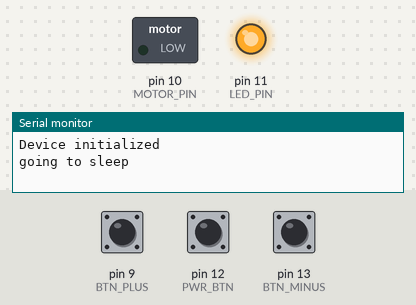
Simulated run of this sketch. Board: Arduino Uno, built with avr-gcc and run on an emulated ATmega328P. Shown: switched loads named in the sketch (green lamp = pin HIGH), output pins drawn as LEDs (lit = HIGH), the last lines printed to the serial monitor. Dashed ring = blinking. The test bench sets the inputs (shaded band); at power-on: pin 12 (PWR_BTN) HIGH, pin 9 (BTN_PLUS) HIGH, pin 13 (BTN_MINUS) HIGH. Sleep ends after the set time or at an interrupt; random numbers use the default seed unless the sketch sets one.

Above: at 5.0 s.
5.1 s: pin 12 (PWR_BTN) pulled LOW for 0.15 s
At 5.7 s:
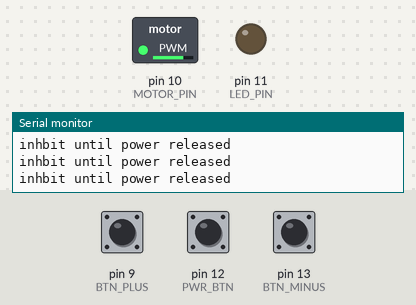
6.7 s: pin 9 (BTN_PLUS) pulled LOW for 0.15 s
At 7.6 s:
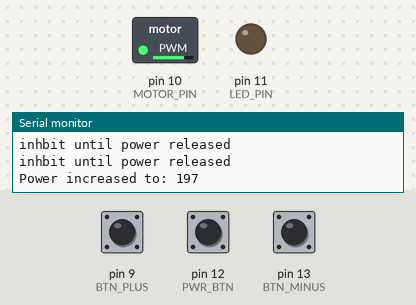
8.3 s: pin 13 (BTN_MINUS) pulled LOW for 1 s
At 10.4 s:
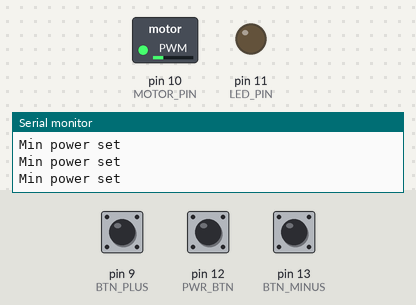
10.8 s: pin 13 (BTN_MINUS) pulled LOW for 0.15 s
At 11.9 s:
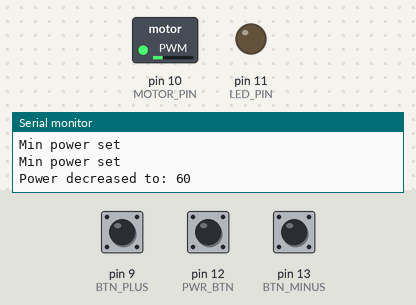
12.4 s: pin 12 (PWR_BTN) pulled LOW for 0.15 s
At 12.71 s:
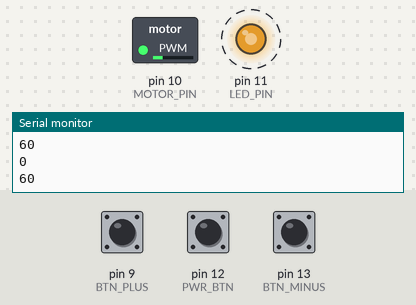
15.4 s: pin 9 (BTN_PLUS) pulled LOW for 0.15 s
Timing chart, 0 to 19.4 s (numbered marks = the images above; inputs shaded):
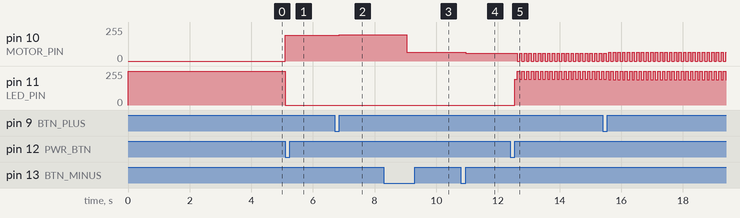

The sketch:

vibro.ino
```cpp
#include <avr/sleep.h>
#include <avr/interrupt.h>
#include <PinChangeInterrupt.h>

const uint8_t MOTOR_PIN = 10;
const uint8_t LED_PIN = 11; // Both the battery charging circuit and this MCU try to drive this pin...
const uint8_t PWR_BTN = 12; // not ideal, should use an interrupt-capable pin
const uint8_t BTN_PLUS = 9;
const uint8_t BTN_MINUS = 13;

uint8_t maxPWM = 192;  // 75% of 255
uint32_t lastButtonPress = 0;
const uint16_t LONG_PRESS = 750;

const uint8_t MIN_PWM = 65; // minimum effective PWM value
uint8_t currentPWM = 0;

bool ignorePowerPress = false;

uint32_t lastPatternUpdate = 0;

enum mode {
    OFF = 0,
    CONSTANT = 1,
    FAST_PULSE = 2,
    SLOW_PULSE = 3,
    RAMP = 4,
    ADJUSTABLE_PULSE = 5,
    PULSETRAIN = 6,

    NUM_MODES,
} currentMode;

void handleButtons() {
    static bool powerBtnState = HIGH;
    static bool plusBtnState = HIGH;
    static bool minusBtnState = HIGH;
    const uint16_t debounceDelay = 50;
    static uint32_t plusButtonPress = 0;
    static uint32_t minusButtonPress = 0;

    // Read current button states
    bool powerBtnCurrent = digitalRead(PWR_BTN);
    bool plusBtnCurrent = digitalRead(BTN_PLUS);
    bool minusBtnCurrent = digitalRead(BTN_MINUS);

    //  Hack because the interaction between short+long press logic here and
    //  the ISR is painful. The ISR sets a simple flag and this inhibits
    //  everything here except turn on the device.
    if (ignorePowerPress) {
        if (!powerBtnCurrent) {
            Serial.println("inhbit until power released");
            return;
        }
        ignorePowerPress = false;
    }


     // Power button handling
    if (powerBtnCurrent != powerBtnState) {
        if (powerBtnCurrent == LOW) {  // Button just pressed
            lastButtonPress = millis();
        }
        powerBtnState = powerBtnCurrent;

        uint16_t btnPressedFor = millis() - lastButtonPress;
        if (btnPressedFor > debounceDelay) {
            if (btnPressedFor < LONG_PRESS) {
                currentMode = (currentMode + 1) % NUM_MODES;
                Serial.print("Mode changed to: ");
                Serial.println(currentMode);
            }
        }

    }

    if (powerBtnCurrent == powerBtnState && powerBtnCurrent == 0) {
        // Pressed power button, handle long press
        uint16_t btnPressedFor = millis() - lastButtonPress;
        if (btnPressedFor > LONG_PRESS) {
            Serial.println("Power long press - turning off");
            digitalWrite(MOTOR_PIN, 0);
            currentMode = OFF;
        }
    }

 // Plus button handling
    if (plusBtnCurrent != plusBtnState) {
        if (plusBtnCurrent == LOW) {
            plusButtonPress = millis();
        } else if (millis() - plusButtonPress > debounceDelay && millis() - plusButtonPress < LONG_PRESS) {
            if (maxPWM <= 250) maxPWM += 5;
            else maxPWM = 255;
            Serial.print("Power increased to: ");
            Serial.println(maxPWM);
        }
        plusBtnState = plusBtnCurrent;
    }

    if (plusBtnCurrent == plusBtnState && plusBtnCurrent == LOW) {
        if (millis() - plusButtonPress > LONG_PRESS) {
            maxPWM = 255;
            Serial.println("Max power set to 255");
        }
    }

    // Minus button handling
    if (minusBtnCurrent != minusBtnState) {
        if (minusBtnCurrent == LOW) {
            minusButtonPress = millis();
        } else if (millis() - minusButtonPress > debounceDelay && millis() - minusButtonPress < LONG_PRESS) {
            if (maxPWM >= MIN_PWM) maxPWM -= 5;
            else maxPWM = MIN_PWM;
            Serial.print("Power decreased to: ");
            Serial.println(maxPWM);
        }
        minusBtnState = minusBtnCurrent;
    }

    if (minusBtnCurrent == minusBtnState && minusBtnCurrent == LOW) {
        if (millis() - minusButtonPress > LONG_PRESS) {
            maxPWM = MIN_PWM;
            Serial.println("Min power set");
        }
    }
}

void pulseUpdate(uint16_t period, bool maxSpeed)
{
    uint8_t pwm = maxPWM;
    if (maxSpeed) {
        pwm = 255;
    }
    if ((millis() - lastPatternUpdate) > period) {
        currentPWM = currentPWM > 0 ? 0 : pwm;
        Serial.println(currentPWM);
        analogWrite(MOTOR_PIN, currentPWM);
        analogWrite(LED_PIN, 255 - currentPWM);
        lastPatternUpdate = millis();
    }
}

void updateVibration() {
  static bool rampingUp = true;
  static uint32_t holdingRampTill = 0;;
  static bool inBurstPhase = true;
  static int pulseCount = 0;

  switch (currentMode) {
    case OFF:
      digitalWrite(MOTOR_PIN, 0);
      digitalWrite(LED_PIN, 1);
      break;

    case CONSTANT:
      analogWrite(MOTOR_PIN, maxPWM);
      digitalWrite(LED_PIN, 0);
      break;

    case FAST_PULSE:
      pulseUpdate(75, false);
      break;

    case SLOW_PULSE:
      pulseUpdate(250, false);
      break;

    case ADJUSTABLE_PULSE:
      // Adjust pulse *speed* with PWM settings, at max PWM
      pulseUpdate(map(maxPWM, 255, MIN_PWM, 10, 400), true);
      break;

    case RAMP:  // Ramp
      if (millis() - lastPatternUpdate > 20) {
          if (millis() >= holdingRampTill) {
              if (rampingUp) {
                  currentPWM = min(currentPWM + 5, maxPWM);
                  if (currentPWM >= maxPWM) {
                      // Hold at min or max for a random amount of time. Reducing
                      // predictibility creates anticipation and frustration ;)
                      holdingRampTill = millis() + random(0, 3000);
                      rampingUp = false;
                  }
              } else {
                  currentPWM = max(currentPWM - 5, 0);
                  if (currentPWM <= MIN_PWM) {
                      currentPWM = MIN_PWM;
                      holdingRampTill = millis() + random(0, 1000);
                      rampingUp = true;
                  }
              }
              analogWrite(MOTOR_PIN, currentPWM);
              analogWrite(LED_PIN, 255 - currentPWM);
              lastPatternUpdate = millis();
              Serial.println(currentPWM);
          }
      }
      break;
    case PULSETRAIN: // short pulses followed by a continuous wave
        if (inBurstPhase) {
                if (millis() - lastPatternUpdate > 100) {
                    currentPWM = currentPWM > 0 ? 0 : maxPWM;
                    analogWrite(MOTOR_PIN, currentPWM);
                    analogWrite(LED_PIN, 255 - currentPWM);
                    lastPatternUpdate = millis();

                    if (currentPWM == 0) {
                        pulseCount++;
                        if (pulseCount >= 10) {
                            pulseCount = 0;
                            inBurstPhase = false;
                            lastPatternUpdate = millis();
                        }
                    }
                }
            } else {
                analogWrite(MOTOR_PIN, maxPWM);
                analogWrite(LED_PIN, 255 - maxPWM);
                if (millis() - lastPatternUpdate > 2000) {
                    inBurstPhase = true;
                    lastPatternUpdate = millis();
                }
            }
      break;
  }

}

void enterSleep() {
    digitalWrite(LED_PIN, 1);
    pinMode(LED_PIN, INPUT);
    Serial.println("going to sleep");
    delay(500);
    set_sleep_mode(SLEEP_MODE_PWR_DOWN);
    sleep_enable();
    sleep_mode();
    sleep_disable();
}

void powerBtnISR() {
    Serial.println("PwrBTN ISR");
    if (currentMode == OFF) {
        currentMode = CONSTANT;
        pinMode(LED_PIN, OUTPUT);
        Serial.println("Turning on");
        ignorePowerPress = true;
    }
}

void loop() {
  handleButtons();
  updateVibration();
  if (currentMode == OFF) {
      enterSleep();
  }
}

void setup() {
  Serial.begin(115200);

  // Timer 2 frequencies for PWM
/*TCCR2B = TCCR2B & B11111000 | B00000001; // 31372.55 Hz
TCCR2B = TCCR2B & B11111000 | B00000010; // 3921.16 Hz
TCCR2B = TCCR2B & B11111000 | B00000011; // 980.39 Hz*/
TCCR2B = TCCR2B & B11111000 | B00000100; // 490.20 Hz (default)
//TCCR2B = TCCR2B & B11111000 | B00000101; // 245.10 Hz

  pinMode(MOTOR_PIN, OUTPUT);
  pinMode(LED_PIN, OUTPUT);
  pinMode(BTN_PLUS, INPUT_PULLUP);
  pinMode(BTN_MINUS, INPUT_PULLUP);
  pinMode(PWR_BTN, INPUT_PULLUP);

  digitalWrite(MOTOR_PIN, 0);
  digitalWrite(LED_PIN, 1);

  Serial.println("Device initialized");

  attachPCINT(digitalPinToPCINT(PWR_BTN), powerBtnISR, FALLING);
  enterSleep();
}
```

Measured:
- after the input at 5.1 s, pin 10 (MOTOR_PIN): 0/255 → 192/255 at once; pin 11 (LED_PIN): 255/255 → 0/255 at once
- after the input at 6.7 s, pin 10 (MOTOR_PIN): 192/255 → 197/255 after 0.15 s
- after the input at 8.3 s, pin 10 (MOTOR_PIN): 197/255 → 65/255 after 0.75 s
- after the input at 10.8 s, pin 10 (MOTOR_PIN): 65/255 → 60/255 after 0.15 s
- after the input at 12.4 s, pin 10 (MOTOR_PIN): alternates 60/255 for 0.08 s and 0/255 for 0.08 s, starting after 0.23 s; pin 11 (LED_PIN): alternates 255/255 for 0.08 s and 195/255 for 0.08 s, starting after 0.15 s
